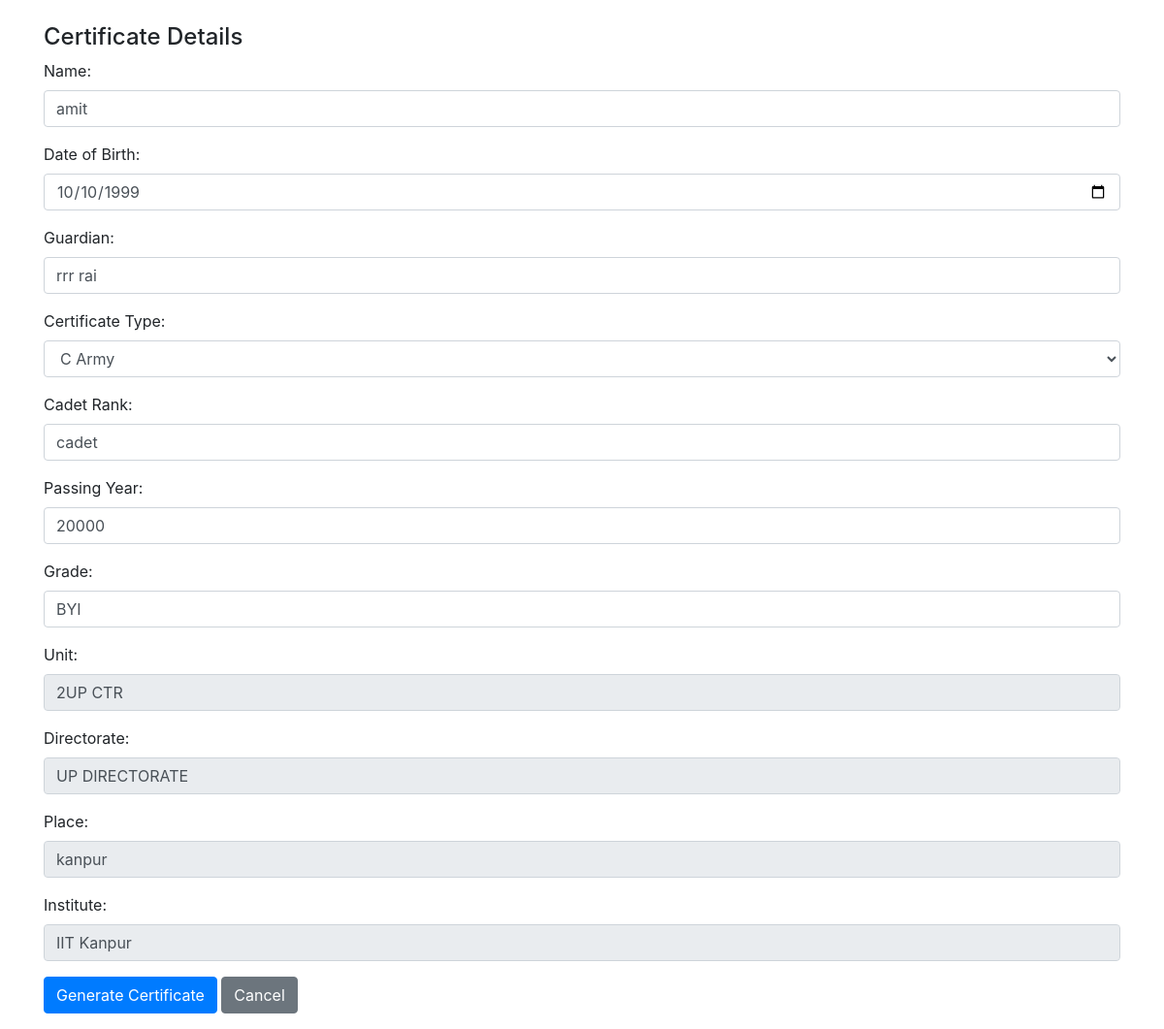
The app's page /edit/7/, older data.
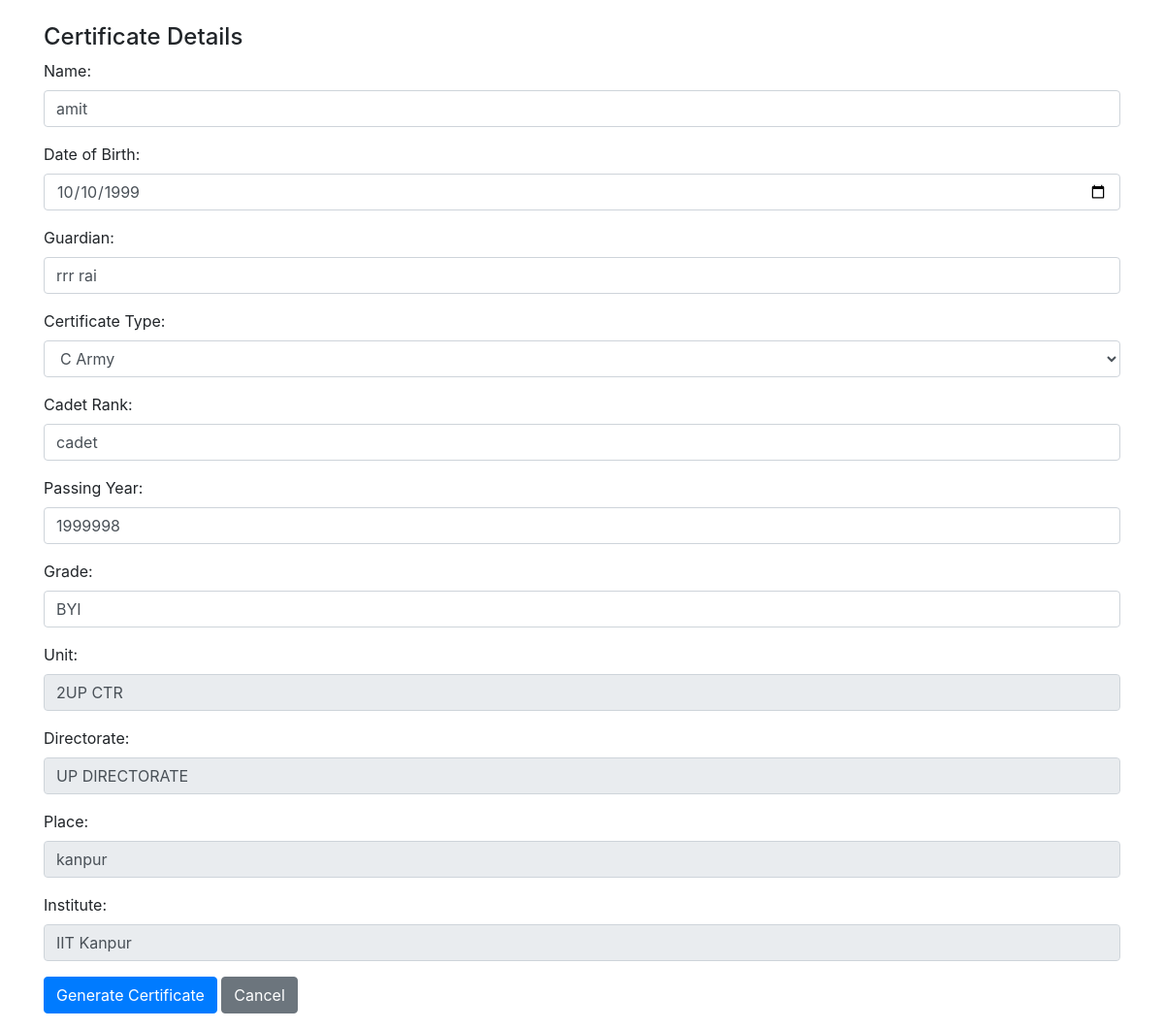
The same page, newer data.
### mainapp/models.py (models this page shows, shortened)
class Certificate(models.Model):
    CERTIFICATE_TYPE_CHOICES = [
        ('A_Army', 'A Army'),
        ('A_AirForce', 'A AirForce'),
        ('A_Navy', 'A Navy'),
        ('B_AirForce', 'B AirForce'),
        ('B_Army', 'B Army'),
        ('B_Navy', 'B Navy'),
        ('C_Army', 'C Army'),
    ]
    Name = models.CharField(max_length=100, null=True, blank=True)
    DOB = models.DateField(null=True, blank=True)
    Guardian = models.CharField(max_length=100, null=True, blank=True)
    CertificateType = models.CharField(max_length=20, choices=CERTIFICATE_TYPE_CHOICES, null=True, blank=True)
    CadetRank = models.CharField(max_length=20, null=True, blank=True)
    PassingYear = models.IntegerField(null=True, blank=True)
    Grade = models.CharField(max_length=10, null=True, blank=True)
    Unit = models.CharField(max_length=50, null=True, blank=True)
    Directorate = models.CharField(max_length=50, null=True, blank=True)
    Place = models.CharField(max_length=100, null=True, blank=True)
    Institute = models.CharField(max_length=100, null=True, blank=True)
    certificate_number = models.CharField(max_length=50, null=True, blank=True)
    serial_number = models.CharField(max_length=50, null=True, blank=True)
    user_image = models.ImageField(upload_to='media/', null=True, blank=True)
    qr_code = models.ImageField(upload_to='qr_codes/', blank=True)
    final_certificate = models.ImageField(upload_to='media/certificates/', null=True, blank=True)
    is_duplicate = models.BooleanField(default=False)
    reviewer_ceo = models.ForeignKey(settings.AUTH_USER_MODEL, related_name='ceo_reviews', on_delete=models.SET_NULL, null=True, blank=True)
    reviewer_register_head = models.ForeignKey(settings.AUTH_USER_MODEL, related_name='register_head_reviews', on_delete=models.SET_NULL, null=True, blank=True)
    reviewer_staff = models.ForeignKey(settings.AUTH_USER_MODEL, related_name='staff_reviews', on_delete=models.SET_NULL, null=True, blank=True)
    ceo_review_status = models.BooleanField(null=True, blank=True)
    register_head_review_status = models.BooleanField(null=True, blank=True)
    staff_review_status = models.BooleanField(null=True, blank=True)
    signature_image = models.ImageField(upload_to='signatures/', null=True, blank=True)
    is_signed = models.BooleanField(default=False)
    issue_date = models.DateField(auto_now_add=True)
    remarks = models.TextField(blank=True, null=True)

### mainapp/views.py (the view)
# urls.py: path('edit/<int:id>/', edit_student_detail, name='edit_student_detail'),
def edit_student_detail(request, id):
    student_detail = get_object_or_404(StudentDetail, id=id)
    certificate = student_detail.certificate
    if request.method == 'POST':
        certificate_form = CertificateForm(request.POST, request.FILES, instance=certificate)
        if certificate_form.is_valid():
            certificate = certificate_form.save(commit=False)
            try:
                certificate.generate_numbers()
            except ValueError as e:
                print(f"Error generating numbers: {e}")
                return render(request, 'edit_student_detail.html', {
                    'certificate_form': certificate_form,
                    'student_detail': student_detail,
                    'error_message': str(e),
                })
            qr_url = request.build_absolute_uri(f"/qr_scan/{certificate.id}/")
            qr = qrcode.QRCode(
                version=1,
                error_correction=qrcode.constants.ERROR_CORRECT_L,
                box_size=10,
                border=4,
            )
            qr.add_data(qr_url)
            qr.make(fit=True)
            qr_img = qr.make_image(fill_color="black", back_color="white")
            buffer = BytesIO()
            qr_img.save(buffer, format='PNG')
            buffer.seek(0)
            certificate.qr_code.save(f'{certificate.Name}_qr.png', File(buffer))
            jpg_template_path = os.path.join(settings.BASE_DIR, f"templates/certificates/{certificate.CertificateType}.jpg")
            certificate_img = Image.open(jpg_template_path)
            c_army_text_positions = {
                'Name': (197, 816),
                'DOB': (952, 930),
                'Guardian': (989, 837),
                'CadetRank': (896, 754),
                'PassingYear': (565, 1260),
                'Grade': (500, 2400),
                'Unit': (195, 927),
                'Directorate': (460, 1047),
                'Place': (180, 1550),
                'certificate_number': (757, 20),
                'serial_number': (172, 729),
                'qr_code': (68, 286),
                'user_image': (888, 286),
                'issue_date': (195, 1650),
            }
            default_text_positions = {
                'Name': (376, 1316),
                'DOB': (1662, 1504),
                'Guardian': (1763, 1302),
                'CadetRank': (1519, 1132),
                'PassingYear': (1239, 2125),
                'Grade': (486, 2340),
                'Unit': (408, 1495),
                'Directorate': (977, 1715),
                'Place': (408, 2600),
                'certificate_number': (1593, 52),
                'serial_number': (394, 1114),
                'qr_code': (215, 251),
                'user_image': (1721, 251),
                'issue_date': (422, 2790),
            }
            if certificate.CertificateType == 'C_Army':
                text_positions = c_army_text_positions
                qr_img_size = (200, 200)
                user_img_size = (200, 200)
                font_size = 35
            else:
                text_positions = default_text_positions
                qr_img_size = (400, 400)
                user_img_size = (400, 400)
                font_size = 60
            qr_img = qr_img.resize(qr_img_size)
            certificate_img.paste(qr_img, text_positions['qr_code'])
            if certificate.user_image:
                user_img = Image.open(certificate.user_image.path)
                user_img = user_img.resize(user_img_size)
                certificate_img.paste(user_img, text_positions['user_image'])
            draw = ImageDraw.Draw(certificate_img)
            font_path = os.path.join(settings.BASE_DIR, "arial.ttf")
            font = ImageFont.truetype(font_path, font_size)
            for field, pos in text_positions.items():
                if field not in ['qr_code', 'user_image'] and hasattr(certificate, field):
                    value = str(getattr(certificate, field))
                    if field == 'issue_date':
                        value = certificate.issue_date.strftime('%d/%m/%Y')
                    if field == 'DOB':
                        value = certificate.DOB.strftime('%d/%m/%Y')
                    draw.text(pos, value, font=font, fill="black")
            final_buffer = BytesIO()
            certificate_img.save(final_buffer, format='JPEG')
            final_buffer.seek(0)
            certificate.final_certificate.save(f'{certificate.Name}_certificate.jpg', File(final_buffer))
            certificate.save()
            return redirect('dashboard')
        else:
            print("Certificate Form Errors: ", certificate_form.errors)
    else:
        certificate_form = CertificateForm(instance=certificate)
    return render(request, 'edit_student_detail.html', {
        'certificate_form': certificate_form,
        'student_detail': student_detail,
    })

### mainapp/templates/edit_student_detail.html (shortened to what this page needs)
<!DOCTYPE html>
<html lang="en">
<head>
    <link rel="stylesheet" href="https://stackpath.bootstrapcdn.com/bootstrap/4.5.2/css/bootstrap.min.css">
</head>
<body>
    <div class="container mt-4">
        <form id="editForm" method="post" enctype="multipart/form-data">
            <h4>Certificate Details</h4>
            <div class="form-group">
                <label for="{{ certificate_form.Name.id_for_label }}">Name:</label>
                {{ certificate_form.Name }}
            </div>
            <div class="form-group">
                <label for="{{ certificate_form.DOB.id_for_label }}">Date of Birth:</label>
                {{ certificate_form.DOB }}
            </div>
            <div class="form-group">
                <label for="{{ certificate_form.Guardian.id_for_label }}">Guardian:</label>
                {{ certificate_form.Guardian }}
            </div>
            <div class="form-group">
                <label for="{{ certificate_form.CertificateType.id_for_label }}">Certificate Type:</label>
                {{ certificate_form.CertificateType }}
            </div>
            <div class="form-group">
                <label for="{{ certificate_form.CadetRank.id_for_label }}">Cadet Rank:</label>
                {{ certificate_form.CadetRank }}
            </div>
            <div class="form-group">
                <label for="{{ certificate_form.PassingYear.id_for_label }}">Passing Year:</label>
                {{ certificate_form.PassingYear }}
            </div>
            <div class="form-group">
                <label for="{{ certificate_form.Grade.id_for_label }}">Grade:</label>
                {{ certificate_form.Grade }}
            </div>
            <div class="form-group">
                <label for="{{ certificate_form.Unit.id_for_label }}">Unit:</label>
                {{ certificate_form.Unit }}
            </div>
            <div class="form-group">
                <label for="{{ certificate_form.Directorate.id_for_label }}">Directorate:</label>
                {{ certificate_form.Directorate }}
            </div>
            <div class="form-group">
                <label for="{{ certificate_form.Place.id_for_label }}">Place:</label>
                {{ certificate_form.Place }}
            </div>
            <div class="form-group">
                <label for="{{ certificate_form.Institute.id_for_label }}">Institute:</label>
                {{ certificate_form.Institute }}
            </div>
            <div class="form-group">
            <button type="submit" class="btn btn-primary">Generate Certificate</button>
            <a href="{% url 'cert' %}" class="btn btn-secondary">Cancel</a>
        </form>
    </div>
</body>
</html>

Row changes from the older to the newer data that the page shows:
changed Certificate "amit": PassingYear "20000" → "1999998"
